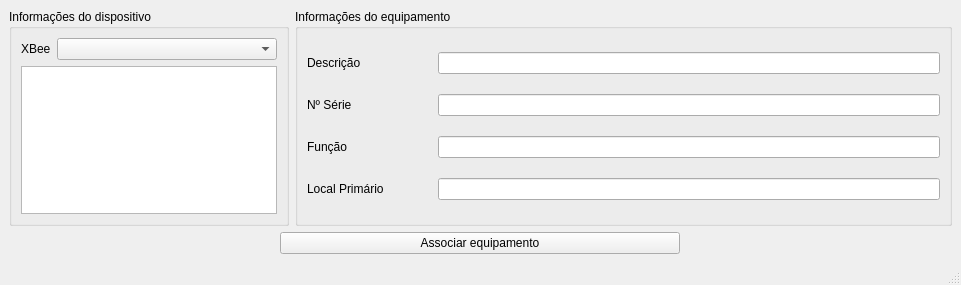
<?xml version="1.0" encoding="UTF-8"?>
<ui version="4.0">
 <class>AssociateEquipment</class>
 <widget class="QMainWindow" name="AssociateEquipment">
  <property name="geometry">
   <rect>
    <x>0</x>
    <y>0</y>
    <width>961</width>
    <height>285</height>
   </rect>
  </property>
  <property name="minimumSize">
   <size>
    <width>961</width>
    <height>285</height>
   </size>
  </property>
  <property name="maximumSize">
   <size>
    <width>961</width>
    <height>285</height>
   </size>
  </property>
  <property name="windowTitle">
   <string>Associar Equipamento</string>
  </property>
  <widget class="QWidget" name="centralwidget">
   <layout class="QVBoxLayout" name="verticalLayout">
    <item>
     <layout class="QHBoxLayout" name="horizontalLayout_3" stretch="0,1">
      <property name="sizeConstraint">
       <enum>QLayout::SetFixedSize</enum>
      </property>
      <item>
       <layout class="QHBoxLayout" name="horizontalLayout_2">
        <item>
         <widget class="QGroupBox" name="groupBox">
          <property name="title">
           <string>Informações do dispositivo</string>
          </property>
          <layout class="QVBoxLayout" name="verticalLayout_4">
           <item>
            <layout class="QHBoxLayout" name="horizontalLayout_4">
             <item>
              <widget class="QLabel" name="label">
               <property name="text">
                <string>XBee</string>
               </property>
              </widget>
             </item>
             <item>
              <widget class="QComboBox" name="cbx_xbees">
               <property name="sizePolicy">
                <sizepolicy hsizetype="Preferred" vsizetype="Fixed">
                 <horstretch>1</horstretch>
                 <verstretch>0</verstretch>
                </sizepolicy>
               </property>
              </widget>
             </item>
            </layout>
           </item>
           <item>
            <widget class="QListWidget" name="list_xbees"/>
           </item>
          </layout>
         </widget>
        </item>
       </layout>
      </item>
      <item>
       <layout class="QHBoxLayout" name="horizontalLayout">
        <item>
         <widget class="QGroupBox" name="groupBox_2">
          <property name="title">
           <string>Informações do equipamento</string>
          </property>
          <layout class="QVBoxLayout" name="verticalLayout_5">
           <item>
            <layout class="QHBoxLayout" name="horizontalLayout_9">
             <item>
              <widget class="QLabel" name="label_2">
               <property name="sizePolicy">
                <sizepolicy hsizetype="Preferred" vsizetype="Preferred">
                 <horstretch>1</horstretch>
                 <verstretch>0</verstretch>
                </sizepolicy>
               </property>
               <property name="text">
                <string>Descrição</string>
               </property>
              </widget>
             </item>
             <item>
              <widget class="QLineEdit" name="ledit_description">
               <property name="sizePolicy">
                <sizepolicy hsizetype="Preferred" vsizetype="Fixed">
                 <horstretch>4</horstretch>
                 <verstretch>0</verstretch>
                </sizepolicy>
               </property>
               <property name="baseSize">
                <size>
                 <width>0</width>
                 <height>0</height>
                </size>
               </property>
              </widget>
             </item>
            </layout>
           </item>
           <item>
            <layout class="QHBoxLayout" name="horizontalLayout_12">
             <item>
              <widget class="QLabel" name="label_3">
               <property name="sizePolicy">
                <sizepolicy hsizetype="Preferred" vsizetype="Preferred">
                 <horstretch>1</horstretch>
                 <verstretch>0</verstretch>
                </sizepolicy>
               </property>
               <property name="text">
                <string>Nº Série</string>
               </property>
              </widget>
             </item>
             <item>
              <widget class="QLineEdit" name="ledit_nserie">
               <property name="sizePolicy">
                <sizepolicy hsizetype="Preferred" vsizetype="Fixed">
                 <horstretch>4</horstretch>
                 <verstretch>0</verstretch>
                </sizepolicy>
               </property>
               <property name="baseSize">
                <size>
                 <width>5</width>
                 <height>0</height>
                </size>
               </property>
              </widget>
             </item>
            </layout>
           </item>
           <item>
            <layout class="QHBoxLayout" name="horizontalLayout_10">
             <item>
              <widget class="QLabel" name="label_4">
               <property name="sizePolicy">
                <sizepolicy hsizetype="Preferred" vsizetype="Preferred">
                 <horstretch>1</horstretch>
                 <verstretch>0</verstretch>
                </sizepolicy>
               </property>
               <property name="text">
                <string>Função</string>
               </property>
              </widget>
             </item>
             <item>
              <widget class="QLineEdit" name="ledit_function">
               <property name="sizePolicy">
                <sizepolicy hsizetype="Preferred" vsizetype="Fixed">
                 <horstretch>4</horstretch>
                 <verstretch>0</verstretch>
                </sizepolicy>
               </property>
               <property name="baseSize">
                <size>
                 <width>5</width>
                 <height>0</height>
                </size>
               </property>
              </widget>
             </item>
            </layout>
           </item>
           <item>
            <layout class="QHBoxLayout" name="horizontalLayout_11">
             <item>
              <widget class="QLabel" name="label_5">
               <property name="sizePolicy">
                <sizepolicy hsizetype="Preferred" vsizetype="Preferred">
                 <horstretch>1</horstretch>
                 <verstretch>0</verstretch>
                </sizepolicy>
               </property>
               <property name="text">
                <string>Local Primário</string>
               </property>
              </widget>
             </item>
             <item>
              <widget class="QLineEdit" name="ledit_primary_place">
               <property name="sizePolicy">
                <sizepolicy hsizetype="Preferred" vsizetype="Fixed">
                 <horstretch>4</horstretch>
                 <verstretch>0</verstretch>
                </sizepolicy>
               </property>
              </widget>
             </item>
            </layout>
           </item>
          </layout>
         </widget>
        </item>
       </layout>
      </item>
     </layout>
    </item>
    <item>
     <layout class="QVBoxLayout" name="verticalLayout_3" stretch="0">
      <property name="sizeConstraint">
       <enum>QLayout::SetFixedSize</enum>
      </property>
      <item alignment="Qt::AlignHCenter">
       <widget class="QPushButton" name="btn_associate_equipment">
        <property name="sizePolicy">
         <sizepolicy hsizetype="Minimum" vsizetype="Fixed">
          <horstretch>0</horstretch>
          <verstretch>0</verstretch>
         </sizepolicy>
        </property>
        <property name="minimumSize">
         <size>
          <width>400</width>
          <height>0</height>
         </size>
        </property>
        <property name="maximumSize">
         <size>
          <width>400</width>
          <height>16777215</height>
         </size>
        </property>
        <property name="text">
         <string>Associar equipamento</string>
        </property>
       </widget>
      </item>
     </layout>
    </item>
   </layout>
  </widget>
  <widget class="QStatusBar" name="statusbar"/>
 </widget>
 <resources/>
 <connections/>
</ui>
